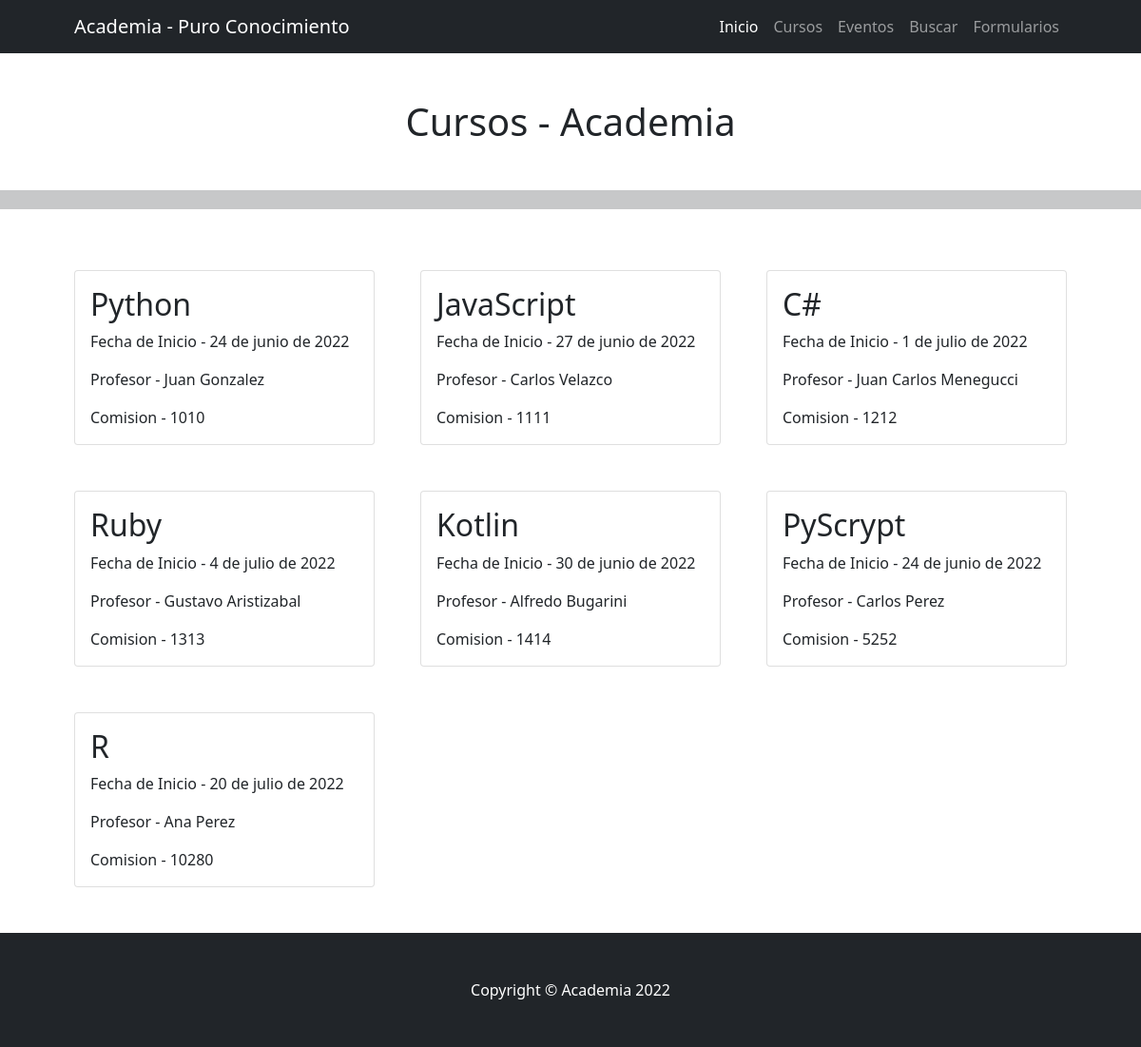
Page /paginaprueba/cursos on the committed database.
### PaginaPruebaApp/models.py (models this page shows)
class Curso(models.Model):
    nombre = models.CharField(max_length=20)
    fecha_inicio = models.DateField()
    profesor = models.CharField(max_length=25)
    comision = models.IntegerField()

### PaginaPruebaApp/views.py (the view)
# urls.py: path('cursos', cursos, name='cursos'),
def cursos(request):
    cursos = Curso.objects.all()
    return render(request, "PaginaPruebaApp/cursos.html", {"cursos":cursos})

### PaginaPruebaApp/templates/PaginaPruebaApp/cursos.html (shortened to what this page needs)
{%extends 'PaginaPruebaApp/base.html'%}
{%block contenido_pagina %}
<br><br>
<h1 style="text-align: center;">Cursos - Academia</h1>
<br>
<hr style="height: 20px;">
<br><br>
<div class="container px-4 px-lg-5">
    <div class="row gx-4 gx-lg-5">
        {%for curso in cursos%}
        <div class="col-md-4 mb-5">
            <div class="card h-100">
                <div class="card-body">
                    <h2 class="card-title">{{ curso.nombre }}</h2>
                    <p class="card-text">Fecha de Inicio - {{curso.fecha_inicio}}</p>
                    <p class="card-text">Profesor - {{curso.profesor}}</p>
                    <p class="card-text">Comision - {{curso.comision}}</p>
                </div>
            </div>
        </div>
        {%endfor%}
    </div>
</div>
{%endblock%}

### rows in the picture
Curso: nombre "Python", fecha_inicio "24 de junio de 2022", profesor "Juan Gonzalez", comision "1010"
Curso: nombre "JavaScript", fecha_inicio "27 de junio de 2022", profesor "Carlos Velazco", comision "1111"
Curso: nombre "C#", fecha_inicio "1 de julio de 2022", profesor "Juan Carlos Menegucci", comision "1212"
Curso: nombre "Ruby", fecha_inicio "4 de julio de 2022", profesor "Gustavo Aristizabal", comision "1313"
Curso: nombre "Kotlin", fecha_inicio "30 de junio de 2022", profesor "Alfredo Bugarini", comision "1414"
Curso: nombre "PyScrypt", fecha_inicio "24 de junio de 2022", profesor "Carlos Perez", comision "5252"
Curso: nombre "R", fecha_inicio "20 de julio de 2022", profesor "Ana Perez", comision "10280"
